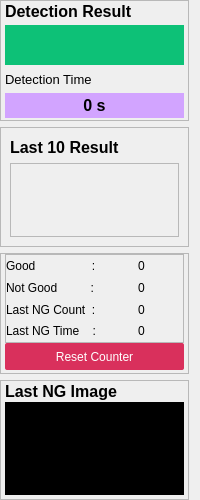
         <widget class="QWidget" name="rightGrid" native="true">
          <property name="minimumSize">
           <size>
            <width>0</width>
            <height>500</height>
           </size>
          </property>
          <property name="maximumSize">
           <size>
            <width>200</width>
            <height>16777215</height>
           </size>
          </property>
          <property name="styleSheet">
           <string notr="true"/>
          </property>
          <layout class="QVBoxLayout" name="verticalLayout_10">
           <property name="leftMargin">
            <number>0</number>
           </property>
           <property name="topMargin">
            <number>0</number>
           </property>
           <property name="bottomMargin">
            <number>0</number>
           </property>
           <item>
            <widget class="QFrame" name="detectionResult_Frame">
             <property name="maximumSize">
              <size>
               <width>261</width>
               <height>16777215</height>
              </size>
             </property>
             <property name="frameShape">
              <enum>QFrame::StyledPanel</enum>
             </property>
             <property name="frameShadow">
              <enum>QFrame::Raised</enum>
             </property>
             <layout class="QVBoxLayout" name="verticalLayout_11">
              <property name="spacing">
               <number>4</number>
              </property>
              <property name="leftMargin">
               <number>4</number>
              </property>
              <property name="topMargin">
               <number>0</number>
              </property>
              <property name="rightMargin">
               <number>4</number>
              </property>
              <property name="bottomMargin">
               <number>2</number>
              </property>
              <item>
               <widget class="QLabel" name="detectionResult_Label">
                <property name="maximumSize">
                 <size>
                  <width>16777215</width>
                  <height>20</height>
                 </size>
                </property>
                <property name="font">
                 <font>
                  <family>Arial</family>
                  <pointsize>12</pointsize>
                  <weight>75</weight>
                  <bold>true</bold>
                 </font>
                </property>
                <property name="text">
                 <string>Detection Result</string>
                </property>
                <property name="alignment">
                 <set>Qt::AlignLeading|Qt::AlignLeft|Qt::AlignVCenter</set>
                </property>
               </widget>
              </item>
              <item>
               <widget class="QLabel" name="detectionResult">
                <property name="styleSheet">
                 <string notr="true">background-color: rgb(13, 193, 119);</string>
                </property>
                <property name="text">
                 <string/>
                </property>
               </widget>
              </item>
              <item>
               <widget class="QLabel" name="detectionTime_Label">
                <property name="maximumSize">
                 <size>
                  <width>16777215</width>
                  <height>20</height>
                 </size>
                </property>
                <property name="font">
                 <font>
                  <family>Arial</family>
                  <pointsize>10</pointsize>
                 </font>
                </property>
                <property name="text">
                 <string>Detection Time</string>
                </property>
               </widget>
              </item>
              <item>
               <widget class="QLabel" name="detectionTime">
                <property name="maximumSize">
                 <size>
                  <width>16777215</width>
                  <height>25</height>
                 </size>
                </property>
                <property name="font">
                 <font>
                  <family>Arial</family>
                  <pointsize>12</pointsize>
                  <weight>75</weight>
                  <bold>true</bold>
                 </font>
                </property>
                <property name="styleSheet">
                 <string notr="true">background-color:#D2A4FF;</string>
                </property>
                <property name="text">
                 <string>0 s</string>
                </property>
                <property name="alignment">
                 <set>Qt::AlignCenter</set>
                </property>
               </widget>
              </item>
             </layout>
            </widget>
           </item>
           <item>
            <widget class="QFrame" name="lastTenResult_Frame">
             <property name="frameShape">
              <enum>QFrame::StyledPanel</enum>
             </property>
             <property name="frameShadow">
              <enum>QFrame::Raised</enum>
             </property>
             <layout class="QVBoxLayout" name="verticalLayout_12">
              <item>
               <widget class="QLabel" name="last10Result_Label">
                <property name="maximumSize">
                 <size>
                  <width>16777215</width>
                  <height>20</height>
                 </size>
                </property>
                <property name="font">
                 <font>
                  <family>Arial</family>
                  <pointsize>12</pointsize>
                  <weight>75</weight>
                  <bold>true</bold>
                 </font>
                </property>
                <property name="text">
                 <string>Last 10 Result</string>
                </property>
               </widget>
              </item>
              <item>
               <widget class="QFrame" name="last10Result_circleFrame">
                <property name="frameShape">
                 <enum>QFrame::StyledPanel</enum>
                </property>
                <property name="frameShadow">
                 <enum>QFrame::Raised</enum>
                </property>
               </widget>
              </item>
             </layout>
            </widget>
           </item>
           <item>
            <widget class="QFrame" name="counterFrame">
             <property name="frameShape">
              <enum>QFrame::StyledPanel</enum>
             </property>
             <property name="frameShadow">
              <enum>QFrame::Raised</enum>
             </property>
             <layout class="QVBoxLayout" name="verticalLayout_13">
              <property name="spacing">
               <number>0</number>
              </property>
              <property name="leftMargin">
               <number>4</number>
              </property>
              <property name="topMargin">
               <number>0</number>
              </property>
              <property name="rightMargin">
               <number>4</number>
              </property>
              <property name="bottomMargin">
               <number>3</number>
              </property>
              <item>
               <widget class="QFrame" name="frame_7">
                <property name="frameShape">
                 <enum>QFrame::StyledPanel</enum>
                </property>
                <property name="frameShadow">
                 <enum>QFrame::Raised</enum>
                </property>
                <layout class="QGridLayout" name="gridLayout_9">
                 <property name="leftMargin">
                  <number>0</number>
                 </property>
                 <property name="topMargin">
                  <number>0</number>
                 </property>
                 <property name="rightMargin">
                  <number>0</number>
                 </property>
                 <property name="bottomMargin">
                  <number>0</number>
                 </property>
                 <property name="spacing">
                  <number>0</number>
                 </property>
                 <item row="2" column="1" alignment="Qt::AlignHCenter">
                  <widget class="QLabel" name="lastNG_Count">
                   <property name="text">
                    <string>0</string>
                   </property>
                  </widget>
                 </item>
                 <item row="3" column="1" alignment="Qt::AlignHCenter">
                  <widget class="QLabel" name="lastNG_timeCount">
                   <property name="text">
                    <string>0</string>
                   </property>
                  </widget>
                 </item>
                 <item row="1" column="0">
                  <widget class="QLabel" name="notGood_Label">
                   <property name="sizePolicy">
                    <sizepolicy hsizetype="Expanding" vsizetype="Preferred">
                     <horstretch>0</horstretch>
                     <verstretch>0</verstretch>
                    </sizepolicy>
                   </property>
                   <property name="maximumSize">
                    <size>
                     <width>93</width>
                     <height>16777215</height>
                    </size>
                   </property>
                   <property name="text">
                    <string>Not Good          :</string>
                   </property>
                  </widget>
                 </item>
                 <item row="0" column="0">
                  <widget class="QLabel" name="good_Label">
                   <property name="sizePolicy">
                    <sizepolicy hsizetype="Expanding" vsizetype="Preferred">
                     <horstretch>0</horstretch>
                     <verstretch>0</verstretch>
                    </sizepolicy>
                   </property>
                   <property name="maximumSize">
                    <size>
                     <width>95</width>
                     <height>16777215</height>
                    </size>
                   </property>
                   <property name="text">
                    <string>Good                 :</string>
                   </property>
                  </widget>
                 </item>
                 <item row="2" column="0" alignment="Qt::AlignLeft">
                  <widget class="QLabel" name="lastNG_countLabel">
                   <property name="sizePolicy">
                    <sizepolicy hsizetype="Expanding" vsizetype="Preferred">
                     <horstretch>0</horstretch>
                     <verstretch>0</verstretch>
                    </sizepolicy>
                   </property>
                   <property name="text">
                    <string>Last NG Count  :</string>
                   </property>
                  </widget>
                 </item>
                 <item row="3" column="0" alignment="Qt::AlignLeft">
                  <widget class="QLabel" name="lastNG_timeLabel">
                   <property name="sizePolicy">
                    <sizepolicy hsizetype="Expanding" vsizetype="Preferred">
                     <horstretch>0</horstretch>
                     <verstretch>0</verstretch>
                    </sizepolicy>
                   </property>
                   <property name="text">
                    <string>Last NG Time    :</string>
                   </property>
                  </widget>
                 </item>
                 <item row="0" column="1" alignment="Qt::AlignHCenter|Qt::AlignVCenter">
                  <widget class="QLabel" name="goodCount">
                   <property name="text">
                    <string>0</string>
                   </property>
                  </widget>
                 </item>
                 <item row="1" column="1" alignment="Qt::AlignHCenter">
                  <widget class="QLabel" name="notGoodCOunt">
                   <property name="text">
                    <string>0</string>
                   </property>
                  </widget>
                 </item>
                </layout>
               </widget>
              </item>
              <item>
               <widget class="QPushButton" name="resetCounter_Button">
                <property name="maximumSize">
                 <size>
                  <width>16777215</width>
                  <height>27</height>
                 </size>
                </property>
                <property name="styleSheet">
                 <string notr="true">QPushButton{
	color:white;
	background-color:#D9305C;
	border-radius:2px;
}</string>
                </property>
                <property name="text">
                 <string>Reset Counter</string>
                </property>
               </widget>
              </item>
             </layout>
            </widget>
           </item>
           <item>
            <widget class="QFrame" name="lastNGImage_Frame">
             <property name="maximumSize">
              <size>
               <width>16777215</width>
               <height>16777205</height>
              </size>
             </property>
             <property name="frameShape">
              <enum>QFrame::StyledPanel</enum>
             </property>
             <property name="frameShadow">
              <enum>QFrame::Raised</enum>
             </property>
             <layout class="QVBoxLayout" name="verticalLayout_14">
              <property name="spacing">
               <number>0</number>
              </property>
              <property name="leftMargin">
               <number>4</number>
              </property>
              <property name="topMargin">
               <number>0</number>
              </property>
              <property name="rightMargin">
               <number>4</number>
              </property>
              <property name="bottomMargin">
               <number>4</number>
              </property>
              <item>
               <widget class="QLabel" name="lastNG_imageLabel">
                <property name="maximumSize">
                 <size>
                  <width>16777215</width>
                  <height>21</height>
                 </size>
                </property>
                <property name="font">
                 <font>
                  <family>Arial</family>
                  <pointsize>12</pointsize>
                  <weight>75</weight>
                  <bold>true</bold>
                 </font>
                </property>
                <property name="text">
                 <string>Last NG Image</string>
                </property>
               </widget>
              </item>
              <item>
               <widget class="QLabel" name="lastNG_Image">
                <property name="maximumSize">
                 <size>
                  <width>16777215</width>
                  <height>121</height>
                 </size>
                </property>
                <property name="font">
                 <font>
                  <pointsize>4</pointsize>
                 </font>
                </property>
                <property name="styleSheet">
                 <string notr="true">background-color: rgb(0, 0, 0);</string>
                </property>
                <property name="text">
                 <string/>
                </property>
               </widget>
              </item>
             </layout>
            </widget>
           </item>
          </layout>
         </widget>
